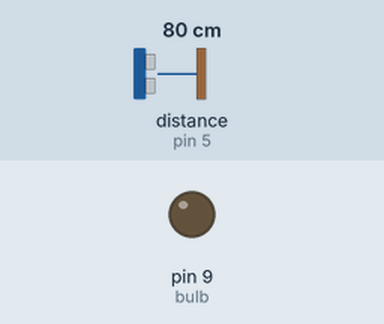
The sketch below on a simulated Arduino Uno, built with avr-gcc and run on an emulated ATmega328P. Parts: output pins drawn as LEDs (lit = HIGH). Wiring (inferred from the names in the program): ultrasonic range finder: trigger pin 6; echo pin 5. The inputs (shaded band) are chosen by the test bench; at power-on: distance to the obstacle (sensor on pin 5) 80 cm. The echo pulse lasts 58.3 µs per cm; pins used as bus, display or sensor lines are not drawn.

Above: at 1.2 s.
1.3 s: distance to the obstacle (sensor on pin 5) set to 13 cm
2.8 s: distance to the obstacle (sensor on pin 5) set to 10 cm
At 3.6 s:
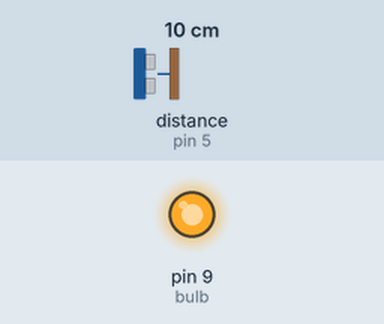
Timing chart, 0 to 5.8 s (numbered marks = the images above; inputs shaded):
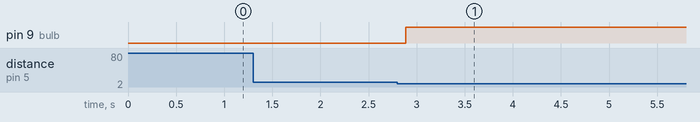

Measured:
- the behaviour switches between 12 and 11 cm on distance to the obstacle (sensor on pin 5) (found by bisection; images 0 and 1)
- after the input at 1.3 s, every drawn part: stays the same
- after the input at 2.8 s, pin 9 (bulb): LOW → HIGH after 0.09 s

The sketch:

Improved.ino
```cpp
// Better because toggles bulb once per detection (distance <= 10 cm)

#define trigPin 6
#define echoPin 5
#define bulb 9

const int distThreshold = 10;
bool bulbState = false;
bool prevDetected = false;

void setup() {
  pinMode(trigPin, OUTPUT);
  pinMode(echoPin, INPUT);
  pinMode(bulb, OUTPUT);
}

void loop() {
  long duration;
  int distance;

  digitalWrite(trigPin, LOW);
  delayMicroseconds(2);
  digitalWrite(trigPin, HIGH);
  delayMicroseconds(10);
  digitalWrite(trigPin, LOW);

  duration = pulseIn(echoPin, HIGH);
  distance = (duration / 2) / 29.1;

  bool objectDetected = (distance > 0 && distance <= distThreshold);

  if (objectDetected && !prevDetected) {
    // Object just detected — toggle the bulbState
    bulbState = !bulbState;
    digitalWrite(bulb, bulbState ? HIGH : LOW);
  }

  // Update detection state for next loop
  prevDetected = objectDetected;

  delay(100);  // Lower delay = faster loop
}
```
